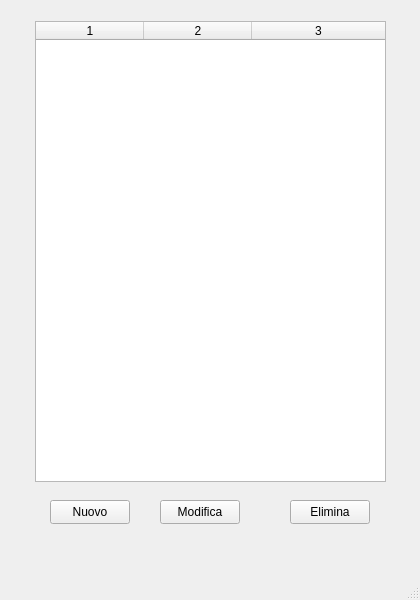
<?xml version="1.0" encoding="UTF-8"?>
<ui version="4.0">
 <class>MainWindow</class>
 <widget class="QMainWindow" name="MainWindow">
  <property name="geometry">
   <rect>
    <x>0</x>
    <y>0</y>
    <width>420</width>
    <height>600</height>
   </rect>
  </property>
  <property name="windowTitle">
   <string>MainWindow</string>
  </property>
  <widget class="QWidget" name="centralwidget">
   <widget class="QTableWidget" name="tableWidget">
    <property name="geometry">
     <rect>
      <x>35</x>
      <y>21</y>
      <width>351</width>
      <height>461</height>
     </rect>
    </property>
    <property name="selectionBehavior">
     <enum>QAbstractItemView::SelectionBehavior::SelectRows</enum>
    </property>
    <property name="sortingEnabled">
     <bool>false</bool>
    </property>
    <property name="columnCount">
     <number>3</number>
    </property>
    <attribute name="horizontalHeaderDefaultSectionSize">
     <number>108</number>
    </attribute>
    <attribute name="horizontalHeaderStretchLastSection">
     <bool>true</bool>
    </attribute>
    <column/>
    <column/>
    <column/>
   </widget>
   <widget class="QPushButton" name="Nuovo">
    <property name="geometry">
     <rect>
      <x>50</x>
      <y>500</y>
      <width>80</width>
      <height>24</height>
     </rect>
    </property>
    <property name="text">
     <string>Nuovo</string>
    </property>
   </widget>
   <widget class="QPushButton" name="Modifica">
    <property name="geometry">
     <rect>
      <x>160</x>
      <y>500</y>
      <width>80</width>
      <height>24</height>
     </rect>
    </property>
    <property name="text">
     <string>Modifica</string>
    </property>
   </widget>
   <widget class="QPushButton" name="Elimina">
    <property name="geometry">
     <rect>
      <x>290</x>
      <y>500</y>
      <width>80</width>
      <height>24</height>
     </rect>
    </property>
    <property name="text">
     <string>Elimina</string>
    </property>
   </widget>
  </widget>
  <widget class="QMenuBar" name="menubar">
   <property name="geometry">
    <rect>
     <x>0</x>
     <y>0</y>
     <width>420</width>
     <height>21</height>
    </rect>
   </property>
  </widget>
  <widget class="QStatusBar" name="statusbar"/>
 </widget>
 <resources/>
 <connections/>
</ui>
